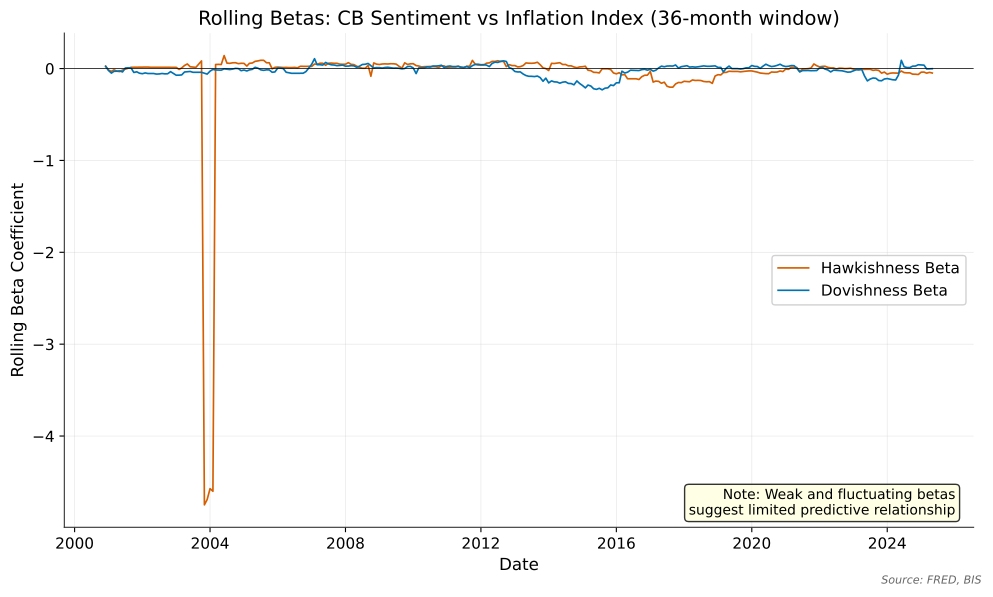

This chart was generated by the following Python code:
"""Rolling Betas vs Inflation Index - Hawkish and Dovish sentiment betas"""
import matplotlib.pyplot as plt
import pandas as pd
from pathlib import Path
import sys

sys.path.insert(0, str(Path(__file__).parent.parent))

from utils import apply_style, get_color, load_data, save_to_script_dir

apply_style()


def main():
    df = load_data('rolling_results_inflation.csv')

    fig, ax = plt.subplots(figsize=(10, 6))

    ax.plot(df.index, df['hawkish_beta'], label='Hawkishness Beta',
            color=get_color('hawkish'), linewidth=1.2)
    ax.plot(df.index, df['dovish_beta'], label='Dovishness Beta',
            color=get_color('dovish'), linewidth=1.2)

    ax.set_xlabel('Date')
    ax.set_ylabel('Rolling Beta Coefficient')
    ax.set_title('Rolling Betas: CB Sentiment vs Inflation Index (36-month window)')
    ax.legend(loc='best')
    ax.grid(True, alpha=0.3)
    ax.axhline(y=0, color='black', linestyle='-', linewidth=0.5)

    # Add annotation
    ax.text(0.98, 0.02, 'Note: Weak and fluctuating betas\nsuggest limited predictive relationship',
            transform=ax.transAxes, ha='right', va='bottom', fontsize=10,
            bbox=dict(boxstyle='round', facecolor='lightyellow', alpha=0.8))

    save_to_script_dir(fig, __file__, source_text="Source: FRED, BIS")


if __name__ == '__main__':
    main()
